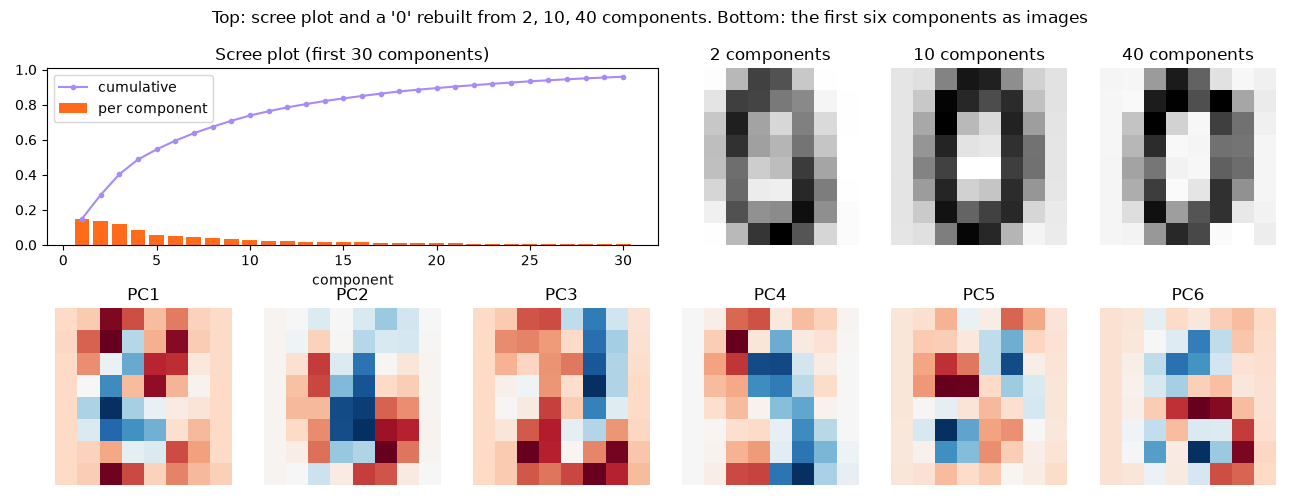

Reproduce this figure in Python.
"""PCA on 8x8 digit images: scree plot, components for 95% variance, and image reconstruction quality."""
import numpy as np
import matplotlib.pyplot as plt
from sklearn.datasets import load_digits
from sklearn.decomposition import PCA

X, y = load_digits(return_X_y=True)
pca = PCA().fit(X)
cum = pca.explained_variance_ratio_.cumsum()
for thr in [.5, .8, .9, .95, .99]:
    print(f"{thr:.0%} of variance needs {np.argmax(cum >= thr) + 1:>2} of 64 components")

fig, ax = plt.subplots(2, 6, figsize=(13, 5))
ax0 = plt.subplot2grid((2, 6), (0, 0), colspan=3)
ax0.bar(range(1, 31), pca.explained_variance_ratio_[:30], color="#FF6B1A", label="per component")
ax0.plot(range(1, 31), cum[:30], color="#A78BFA", marker="o", ms=3, label="cumulative")
ax0.set_title("Scree plot (first 30 components)"); ax0.set_xlabel("component"); ax0.legend()
for a in ax[0, :3].ravel(): a.remove()
for j, k in enumerate([2, 10, 40]):
    p = PCA(k).fit(X)
    rec = p.inverse_transform(p.transform(X[:1]))
    err = np.mean((X - p.inverse_transform(p.transform(X))) ** 2)
    print(f"k={k:>2}: mean squared reconstruction error = {err:6.2f}")
    ax[0, 3 + j].imshow(rec.reshape(8, 8), cmap="gray_r"); ax[0, 3 + j].set_title(f"{k} components"); ax[0, 3 + j].axis("off")
for j in range(6):
    ax[1, j].imshow(pca.components_[j].reshape(8, 8), cmap="RdBu"); ax[1, j].set_title(f"PC{j + 1}"); ax[1, j].axis("off")
fig.suptitle("Top: scree plot and a '0' rebuilt from 2, 10, 40 components. Bottom: the first six components as images")
fig.tight_layout(); fig.savefig("session-08_pca_digits.png", dpi=100); plt.show()
